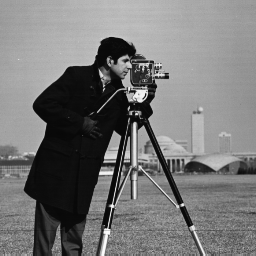
%> input picture Dissertation Project/cameraman.png, 256 x 256 px
$ octave psf_r.m   (GNU Octave 9; MATLAB toolbox functions it lacks are replaced by stand-ins)
%> lines starting %> are read from the running program, lines starting %| are printed output that depends on the picture
 clc
clear all
close all
warning off

lma=111;
sdf=zeros(uint16(1.1*lma));
rad=double(int16(lma/2));
ii=0;
for th=0:2:90
    x=double(int16(lma/2+rad*sind(th)));
    y=double(int16(lma-rad*cosd(th)));
    sdf(x,y)=1;
    if ii==0
        x1=x;
        y1=y;
        ii=1;
    end
    n1=1000;
    Xs=(uint64(linspace(double(x),double(x1),uint16(n1))));
    Ys=(uint64(linspace(double(y),double(y1),uint16(n1))));
    idx = sub2ind(size(sdf), double(Xs),double(Ys));
    sdf(idx)=1;
    x1=x;
    y1=y;
end
sdf=sdf./sum(sdf,"all");
% Remove zero rows
data=sdf;
data( all(~data,2), : ) = [];
% Remove zero columns
data( :, all(~data,1) ) = [];
sdf=data;
[m,n]=size(sdf);
sz=double(uint8((n-m)/2)-1);
sdf=padarray(sdf,[sz,0],0,'post');
sdf=padarray(sdf,[sz,0],0,'pre');
h=fspecial("motion",2*lma,45);
figure;
subplot(1,2,1);
imshow(sdf,[]);
subplot(1,2,2);
imshow(h,[]);
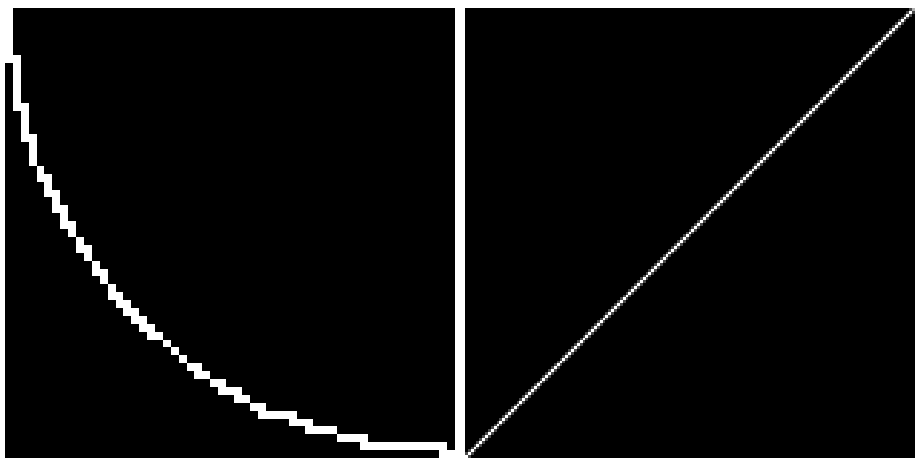
%> figure redrawn from the program's plot data, 2 panels

x=imread("cameraman.png");
%> x is the input picture: size 256x256 uint8; min 7, max 253, mean 118.7
x=im2gray(x);
%x2=x;
%x=imbilatfilt(x,60,0.4);
figure;
imshow(x);

figure;
imshow(abs(log(abs(calc_fft(x)))),[]);

kt=imfilter(x,h,"symmetric",'same','conv');
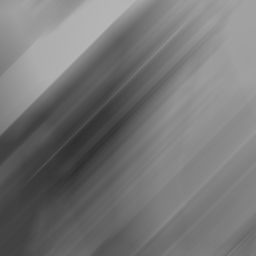
%> kt: size 256x256 uint8; min 46, max 182, mean 117.7

k=imfilter(x,sdf,"symmetric",'same','conv');
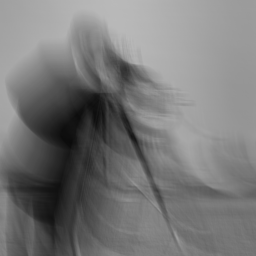
%> k: size 256x256 uint8; min 11, max 185, mean 120.1
figure;
imshow([kt,k])
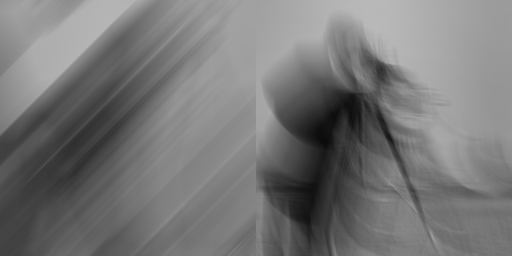
%> displayed picture: size 256x512, on the screen's scale of 0 to 255; min 11, max 185, mean 118.9

[m,n1]=size(k);
%> m = 256; n1 = 256
pt=hann(n1);
pt2=hann(m);
%k=double(pt2.*double(k).*pt');
%kt=double(pt2.*double(kt).*pt');

ft2=calc_fft(kt);
%figure;
ax2=abs(log(abs(ft2)));
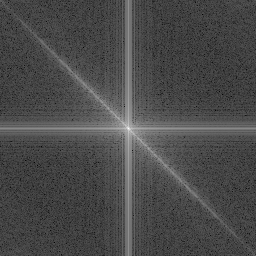
%> ax2: size 256x256 double; min 0.00674, max 15.86, mean 4.66; drawn with min black and max white
%ax1=ax1(2*m/5:3*m/5,2*n1/5:3*n1/5);

ft1=calc_fft(k);
figure;
ax1=abs(log(abs(ft1)));
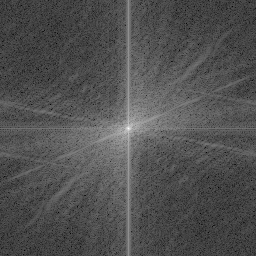
%> ax1: size 256x256 double; min 0.308, max 15.88, mean 5.27; drawn with min black and max white
imshow([ax2,ax1],[]);
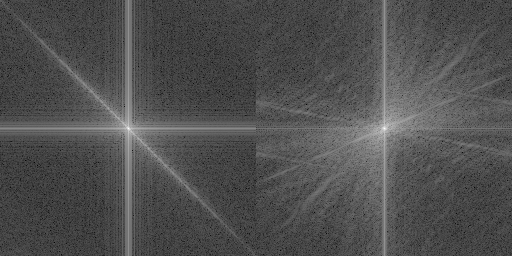
%> displayed picture: size 256x512, on the screen's scale of 0 to 255; min 0, max 255, mean 79.7

h1=ones(size(sdf));
%> the run ends on the next line
[j,p1]=deconvblind(k,h1);
% [39 lines not run here, left out]
function ft=calc_fft(image)
ft=ifftshift(fft2(fftshift(image)));
%ft=fft2(ft);
end
